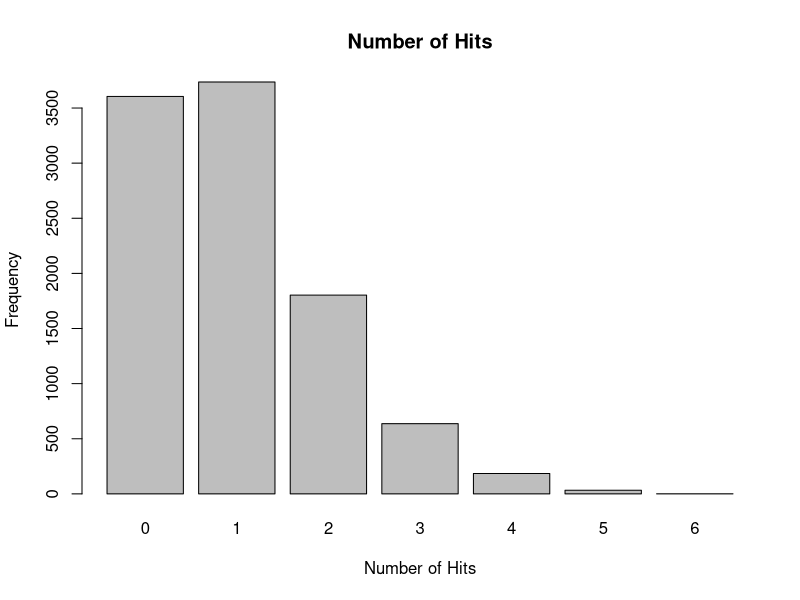
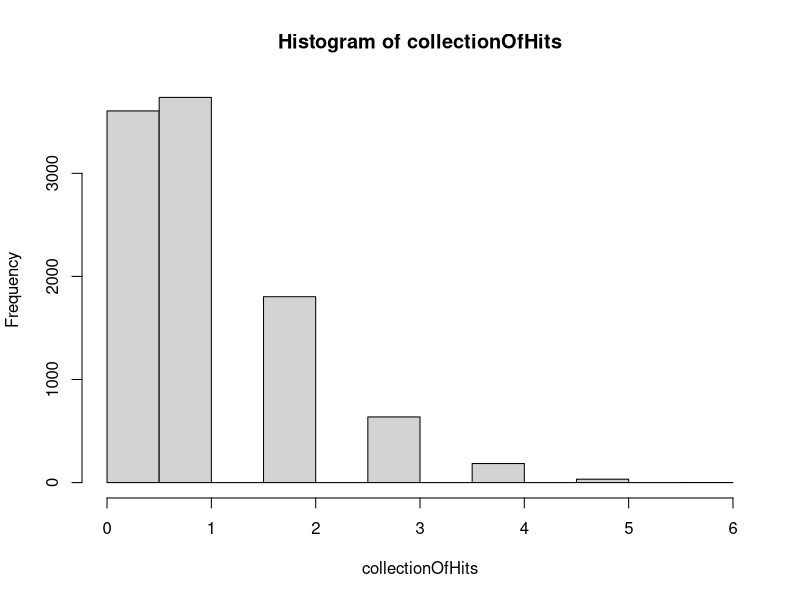

These figures' R source, in order:
#Group Project: Question 4

#create deck of numbers from 1 - 100
deck <- 1:100


numberOfHits <- 0

collectionOfHits <- c(1:10000)

for(n2 in 1:10000){
  numberOfHits <- 0
  ShuffledDeck <-sample(deck, size=100, replace=FALSE)
  
  for(n in 1:100){
  
     if(n == ShuffledDeck[n]){
     numberOfHits <- numberOfHits+1
     }
    
    
  }
  collectionOfHits[n2]<-numberOfHits
  
}

#Expected Value
vectorSum <- sum(collectionOfHits)
numberOfElements <- length(collectionOfHits)
expectedValue <- vectorSum/numberOfElements

#Variation
variation <- var(collectionOfHits)

#Bar Plot
  barplot( table(collectionOfHits), main="Number of Hits",
           xlab="Number of Hits",ylab="Frequency")
  
 

hist(collectionOfHits)
#Summarization  
  summary(collectionOfHits)
  sd(collectionOfHits)
  
tableOfCollectionOfHits <-   table(collectionOfHits)

  
write.csv(tableOfCollectionOfHits, "C:\\Users\\Student\\Downloads\\New folder (3)\\helpme.csv", row.names=FALSE)
  
